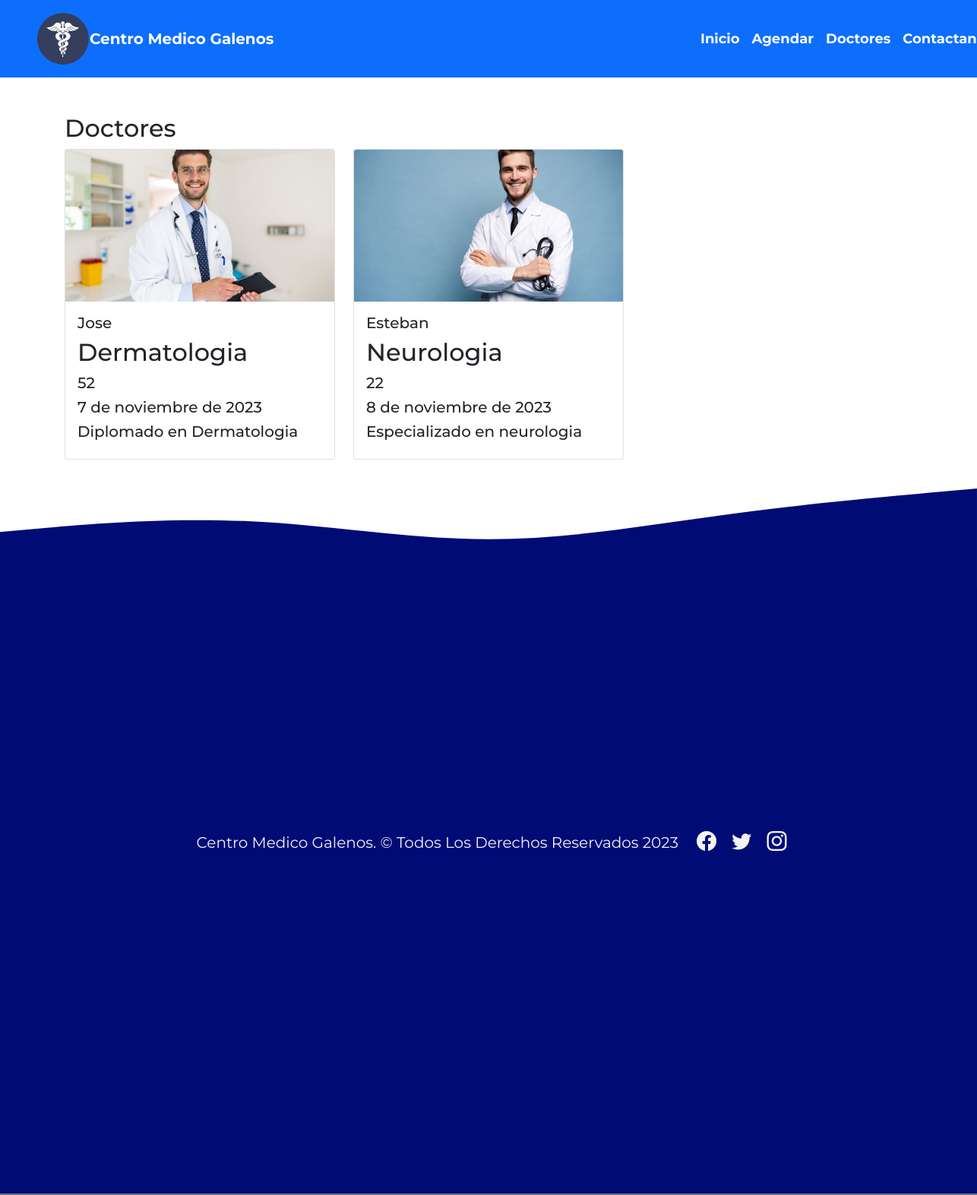
Screenshot of /Doctores/ with the database file from the repository.
### app/models.py (models this page shows, shortened)
class Doctor(models.Model):
    nombre = models.CharField(max_length=50)
    edad = models.IntegerField()
    descripcion = models.TextField()
    nuevo = models.BooleanField()
    especialidad = models.ForeignKey(Especialidad, on_delete=models.PROTECT)
    fechas = models.DateField()
    imagen = models.ImageField(upload_to="docs",null=True)

class Especialidad(models.Model):
    especialidad = models.CharField(max_length=50)
    def __str__(self):
        return self.especialidad

### app/views.py (the view)
# urls.py: path('Doctores/', Doctores,name="Doctores"),
def Doctores (request):
    doctores = Doctor.objects.all()
    data = {
        'doctores' :doctores
    }
    return render(request,'app/Doctores.html',data)

### app/templates/app/Doctores.html (shortened to what this page needs)
{% extends 'app/base.html' %}
{% load static %}
{% block contenido %}
    <div class="container mt-5">
        <h2>Doctores</h2>
        <div class="row">
          {% load humanize %}
          {% for d in doctores  %}
            <div class="col-md-4 mb-4">
              <div class="card">
                {% if d.imagen %}
                <img src= "{{ d.imagen.url }}" class="card-img-top">
                {% endif %}
                <div class="card-body">
                  <h5>{{ d.nombre | capfirst }}</h5>
                  <h2>{{ d.especialidad | title }}</h2>
                  <h5>{{ d.edad }}</h5>
                  <h5>{{ d.fechas }}</h5>
                  <h5>{{ d.descripcion }}</h5>
                </div>
              </div>
            </div>
          {% endfor  %}
       </div>
      </div>
      <br>
      <br>
      {% endblock %}

### app/static/app/css/main.css (style rules this page uses)
body { font-family: 'Montserrat', sans-serif; overflow-x: hidden; }
.card-img-top { width: 100%; height: 200px; object-fit: cover; }

### rows the page displays
Doctor: imagen (picture), nombre "Jose", especialidad "Dermatologia", edad "52", fechas "7 de noviembre de 2023", descripcion "Diplomado en Dermatologia"
Doctor: imagen (picture), nombre "Esteban", especialidad "Neurologia", edad "22", fechas "8 de noviembre de 2023", descripcion "Especializado en neurologia"
